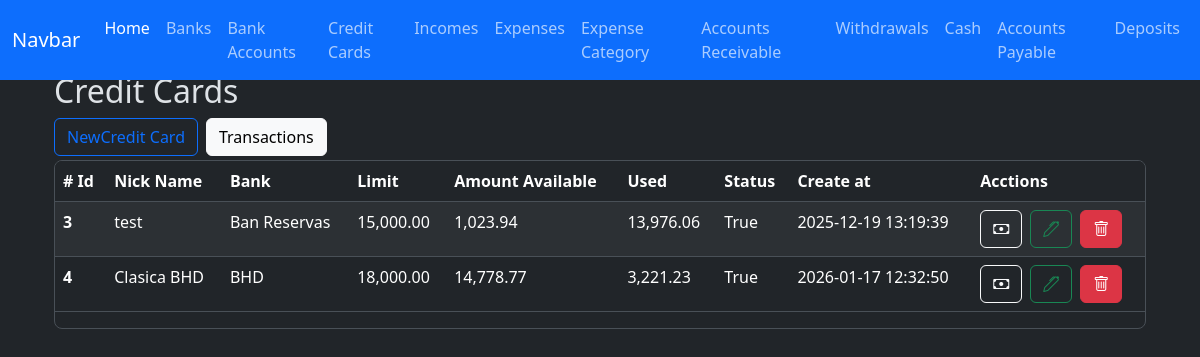
Before: /credit_cards/index with the older database file.
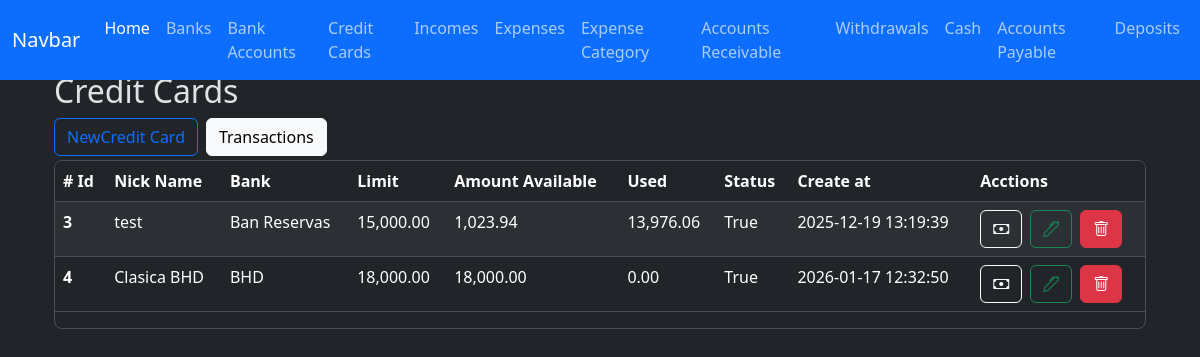
After: the same page with the newer database file.
### app/models/credit_card.py (models this page shows)
class CreditCard(db.Model):
    __tablename__ = 'credit_cards'
    id = db.Column(db.Integer, primary_key=True)
    nick_name = db.Column(db.String(100))
    amount_available = db.Column(db.Numeric(10,2), nullable=False, default=0.00)
    limit = db.Column(db.Numeric(10,2), nullable=False, default=0.00)
    is_active = db.Column(db.Boolean, default=True)
    is_deleted = db.Column(db.Boolean, default=False)
    bank_id = db.Column(db.Integer, db.ForeignKey('banks.id'), nullable=False)
    created_at = db.Column(db.DateTime(timezone=True), server_default=func.now())
    updated_at = db.Column(db.DateTime(timezone=True), onupdate=func.now())
    bank = relationship('Bank', back_populates='credit_cards')
    expenses = relationship('Expense', back_populates='credit_card', order_by='desc(Expense.created_at)')
    payments = relationship('CreditCardPayment', back_populates='credit_card', order_by='desc(CreditCardPayment.created_at)')
    transaction_ledger = relationship('CreditCardTransactionsLedger', back_populates='credit_card', order_by='desc(CreditCardTransactionsLedger.created_at)', cascade='all, delete-orphan')

### app/models/bank.py (models this page shows)
class Bank(db.Model):
    __tablename__ = 'banks'
    id = db.Column(db.Integer, primary_key=True)
    name = db.Column(db.String(100), nullable=False)
    created_at = db.Column(db.DateTime(timezone=True), server_default=func.now())
    updated_at = db.Column(db.DateTime(timezone=True), onupdate=func.now())
    bank_accounts = relationship('BankAccount', back_populates='bank')
    credit_cards = relationship('CreditCard', back_populates='bank')

### app/routes/credit_card_routes.py (the view)
@credit_card_bp.route('/index', methods=['GET'])
def index():
    banks = Bank.query.all()
    credit_cards = CreditCard.query.filter(CreditCard.is_deleted == None).all()
    bank_accounts = BankAccount.query.all()
    context = {
        'banks': banks,
        'credit_cards': credit_cards,
        'bank_accounts': bank_accounts,
        'money_used': cc_controller.h_get_money_used_on_credit_card, #function
        'format_amount': format_amount, #function
        'total_amount': total_amount, #function
    }
    return render_template('credit_cards/index.html', **context)

### app/controllers/credit_card_controller.py (called while the page is built)
def h_get_money_used_on_credit_card(cc):
    return cc.limit - cc.amount_available

### app/utils/numeric_casting.py (called while the page is built)
def format_amount(value):
    try:
        return f'{value:,.2f}';
    except Exception as e:
        return None

### app/templates/credit_cards/index.html (shortened to what this page needs)
{% extends 'layout.html' %}
{% block content %}
    <h2>Credit Cards</h2>
    <div class="d-flex gap-2">
        <div class="">
            <button
                type="button"
                class="btn btn-outline-primary"
                data-bs-toggle="modal"
                data-bs-target="#create-credit-card"
            >
                NewCredit Card
            </button>
        </div>
        <div class="">
            <a
                href="{{ url_for('credit_card_ledger.index' ) }}"
                class="btn btn-light"
            > Transactions
            </a>
        </div>
    </div>
        <div class="table-responsive overflow-y-auto border rounded-3 mt-1" style="max-height: 457px;">
            <table class="table table-striped  table-hover">
                <thead class="sticky-top">
            <tr>
                <th scope="col"># Id</th>
                <th scope="col">Nick Name</th>
                <th scope="col">Bank</th>
                <th scope="col">Limit</th>
                <th scope="col">Amount Available</th>
                <th scope="col">Used</th>
                <th scope="col">Status</th>
                <th scope="col">Create at</th>
                <th scope="col">Acctions</th>
            </tr>
        </thead>
        <tbody>
            {% for credit_card in credit_cards %}
            <tr class="credit-card-rows" data-url-associated-records="{{ url_for('credit_card.associated_records', id=credit_card.id) }}">
                <th scope="row">{{ credit_card.id }}</th>
                <td>{{ credit_card.nick_name }}</td>
                <td>{{ credit_card.bank.name }}</td>
                <td>{{ format_amount(credit_card.limit) }}</td>
                <td>{{ format_amount(credit_card.amount_available) }}</td>
                <td>{{ format_amount(money_used(credit_card)) }}</td>
                <td>{{ credit_card.is_active }}</td>
                <td>{{ credit_card.created_at }}</td>
                <td>
                    <div class="d-flex gap-2">
                        <button
                            id=""
                            type="button"
                            data-bs-toggle="modal"
                            data-bs-target="#pay-credit-card"
                            class="btn btn-outline-light"
                            data-credit-card-id="{{ credit_card.id }}"
                        >
                            <i class="bi bi-cash"></i></i>
                        </button>
                        <button
                            type="button"
                            class="btn btn-outline-success"
                            data-bs-toggle="modal"
                            data-bs-target="#edit-credit-card"
                            data-credit-card-id="{{ credit_card.id }}"
                            data-limit="{{ credit_card.limit }}"
                            data-nick-name="{{ credit_card.nick_name }}"
                            data-amount-available="{{ credit_card.amount_available }}"
                            data-bank-id="{{ credit_card.bank.id }}"
                        >
                            <i class="bi bi-pen"></i>
                        </button>
                        <a href="{{ url_for('credit_card.delete', id=credit_card.id ) }}" class="btn btn-danger"><i class="bi bi-trash"></i></a>
                    </div>
                </td>
            </tr>
            {% endfor %}
        </tbody>
            </table>
        </div>
    <link href="https://cdn.jsdelivr.net/npm/@sweetalert2/theme-dark@5/dark.css" rel="stylesheet">
{% endblock %}

Changed rows visible on the page:
changed CreditCard "Clasica BHD": amount_available "14,778.77" → "18,000.00"; limit+amount_available "3,221.23" → "0.00"
